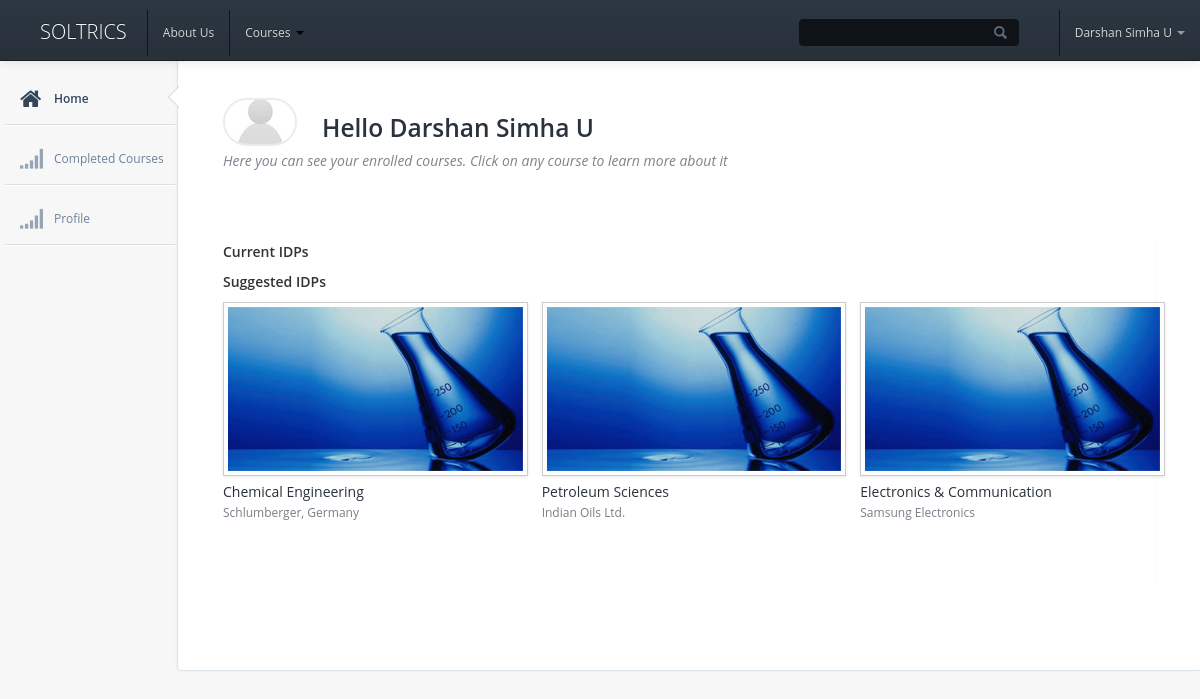
/dashboard.php (signed in), run on the app's committed database.
### tables this page shows
CREATE TABLE IF NOT EXISTS `users` (
  `uid` int(11) NOT NULL AUTO_INCREMENT,
  `email` varchar(50) NOT NULL,
  `password` varchar(50) NOT NULL,
  `active` tinyint(1) NOT NULL DEFAULT '0',
  `name` varchar(100) DEFAULT NULL,
  `college` varchar(100) DEFAULT NULL,
  `dob` date DEFAULT NULL,
  `phone` varchar(10) DEFAULT NULL,
  `fb` varchar(50) DEFAULT NULL,
  `ln` varchar(50) DEFAULT NULL,
  `image` varchar(100) DEFAULT 'img/def.jpg',
  `category` varchar(50) NOT NULL DEFAULT 'student',
  `interests` longtext,
  PRIMARY KEY (`uid`),
  UNIQUE KEY `email` (`email`),
  KEY `category` (`category`)
);

### dashboard.php (the view, shortened to what this page needs)
<?php
if(!isset($_SESSION['email'])){
header('Location:index.php');
}
else{
$email=$_SESSION['email'];
$sql="select * from users where email='$email'";
$result=mysql_query($sql)or die(mysql_error());
$row=mysql_fetch_assoc($result);
}
?>
<!DOCTYPE html>
<html>
<head>
    <link href="css/bootstrap/bootstrap.css" rel="stylesheet" />
    <link href="css/bootstrap/bootstrap-responsive.css" rel="stylesheet" />
    <link href="css/bootstrap/bootstrap-overrides.css" type="text/css" rel="stylesheet" />
    <link href="css/lib/jquery-ui-1.10.2.custom.css" rel="stylesheet" type="text/css" />
    <link href="css/lib/font-awesome.css" type="text/css" rel="stylesheet" />
    <link rel="stylesheet" type="text/css" href="css/layout.css">
    <link rel="stylesheet" type="text/css" href="css/elements.css">
    <link rel="stylesheet" type="text/css" href="css/icons.css">
    <link rel="stylesheet" href="css/compiled/index.css" type="text/css" media="screen" />
    <link rel="stylesheet" href="css/compiled/user-profile.css" type="text/css" media="screen" />
    <link rel="stylesheet" type="text/css" href="css/main.css">
</head>
<body>
    <div class="navbar navbar-inverse navbar-fixed-top">
        <div class="navbar-inner">
            <a class="brand" href="index.html">Soltrics</a>
            <ul class="nav">
            <li><a href="#">About Us </a></li>
            <li class="dropdown">
                <a href="#">
                    Courses
                    <b class="caret"></b>
                  </a>
            </li>
            </ul>
            <ul class="nav pull-right">
                <li class="hidden-phone">
                    <input class="search" type="text" />
                </li>
                <li class="dropdown">
                    <a href="#" class="dropdown-toggle hidden-phone" data-toggle="dropdown">
                         <?php echo $row['name'];  ?>
                        <b class="caret"></b>
                    </a>
                </li>
            </ul>
        </div>
    </div>
    <div id="sidebar-nav">
        <ul id="dashboard-menu">
            <li class="active">
                <div class="pointer">
                    <div class="arrow"></div>
                    <div class="arrow_border"></div>
                </div>
                <a href="dashboard.php">
                    <i class="icon-home"></i>
                    <span>Home</span>
                </a>
            </li>
            <li>
                <a href="editcourseinfo.php">
                    <i class="icon-signal"></i>
                    <span>Completed Courses</span>
                </a>
            </li>
             <li>
                <a href="createquiz.html">
                    <i class="icon-signal"></i>
                    <span>Profile</span>
                </a>
            </li>
        </ul>
    </div>
    <div class="content">
        <div class="container-fluid">
            <div id="pad-wrapper" class="user-profile">
                 <div class="row-fluid header">
                    <div class="span8">
                        <?php
						$image=$row['image'];
						echo "<img src=$image class='avatar img-circle'>";?>
                        <h3 class="name">Hello <?php echo $row['name']; ?></h3>
                        <span class="area">Here you can see your enrolled courses. Click on any course to learn more about it</span>
                    </div>
                </div>
            <div class="row-fluid profile">
                <div class="bio">
                <h6>Current IDPs </h6>
                <h6>Suggested IDPs</h6>
                    <div class="row-fluid" >
                        <div class="span4 card">
                            <a href="#">
                                <img src="img/course.jpg" class="img-polaroid">
                                <h5 style="line-height:2px">Chemical Engineering<br></h5>
                            <p>Schlumberger, Germany</p>
                            </a>
                        </div>
                        <div class="span4 card">
                            <a href="#">
                                <img src="img/course.jpg" class="img-polaroid">
                                <h5 style="line-height:2px">Petroleum Sciences</h5>
                                <p>Indian Oils Ltd.</p>
                            </a>
                        </div>
                        <div class="span4 card">
                            <a href="#">
                            <img src="img/course.jpg" class="img-polaroid">
                            <h5 style="line-height:2px">Electronics & Communication</h5>
                            <p>Samsung Electronics</p></a>
                        </div>
                    </div>
                </div>
            </div>
        </div>
        </div>
    </div>
</body>
</html>

### css/layout.css (style rules this page uses)
body { font-family: 'Open Sans', sans-serif; background-color: #f7f7f7; position: relative; margin: 0px; font-size: 12px; padding: 0px; }
h1,h2,h3,h4,h5 { margin: 0; line-height: 61px; color: #29323d; }
input.search { background: url("../img/lens.png") #fcfcfc no-repeat 95%; box-shadow: none; height: 19px; font-size: 13px; padding: 2px 6px; border:1px solid #d0dde9; margin: 0; border-radius: 2px; top: 11px; }
.header { margin-bottom: 60px; }
.header h1, .header h2, .header h3, .header h4, .header h5 { float: left; margin-top: 5px; }
.navbar-inverse input.search { background: url("../img/lens.png") #0f1217 no-repeat 95%; border: 1px solid #0f1217; position: relative; border-radius: 4px; top: 9px; padding: 3px 6px; color: #000; font-size: 13px; margin-right: 40px; -webkit-transition: all .3s linear; -moz-transition: all .3s linear; transition: all .3s linear; }
#sidebar-nav { position: absolute; width: 200px; float: left; margin: 0em; padding-top: 5.8em; }
#dashboard-menu { list-style: none; padding-right: 13px; padding-left: 0px; margin-bottom: 0; margin-left: 20px; }
#dashboard-menu > li > a { display: block; margin-right: -15px; margin-left: -15px; padding: 19px 14px 15px 14px; margin-bottom: 5px; border-bottom: 1px solid #dae1e8; box-shadow: 0 2px 1px -1px #FFFFFF; color: rgb(110, 130, 155); outline: 0px; width: 88%; }
#dashboard-menu > li { position: relative; }
#dashboard-menu > li i { font-size: 23px; top: 17px; }
#dashboard-menu .pointer { position: absolute; right: 9px; top: 20px; }
#dashboard-menu .pointer .arrow, #dashboard-menu .pointer .arrow_border { border-color: transparent #fff transparent transparent; border-width: 11px; border-style: solid; font-size: 0; left: 50%; line-height: 0; margin: 0 auto; position: absolute; top: 0; width: 0; z-index: 1002; left: 0; margin-left: 45%; }
#dashboard-menu .pointer .arrow_border { border-color: transparent rgb(192, 210, 221) transparent transparent; border-width: 11px; margin-left: -1px; border-style: solid; z-index: 1001; top: 0px; }
#dashboard-menu a span { margin-left: 35px; transition: color .1s linear; -moz-transition: color .1s linear; -webkit-transition: color .1s linear; -o-transition: color .1s linear; }
#dashboard-menu a i { position: absolute; left: 0; height: 24px; width: 24px; opacity: 0.7; transition: opacity .1s ease; -moz-transition: opacity .1s ease; -webkit-transition: opacity .1s ease; -o-transition: opacity .1s ease; }
#dashboard-menu > li.active > a, #dashboard-menu > li > a:hover { color: rgba(51, 69, 90, 1); text-decoration: none; }
#dashboard-menu > li.active a { font-weight: 600; text-shadow: 1px 1px 1px #fff; }
#dashboard-menu > li.active i { opacity: 1; }
#pad-wrapper { padding: 0px 25px; margin-top: 55px; }
.content { min-width: 400px; min-height: 620px; margin-bottom: 100px; padding-bottom: 50px; overflow: hidden; position: relative; background: #fff; margin-left: 177px; border-left: 1px solid #dae3e9; border-bottom: 1px solid #dae3e9; box-shadow: -3px 3px 3px -2px #f1f1f3; border-radius: 0px 0px 0px 5px; }

### css/compiled/user-profile.css (style rules this page uses)
.user-profile .header .avatar { float: left; margin-right: 25px; border: 2px solid #e9ecee; position: relative; top: 3px; }
.user-profile .header .name { font-weight: 600; margin: 20px 0 8px 0; line-height: 26px; margin-bottom: 10px; float: none; }
.user-profile .header span.area { color: #7d848c; font-style: italic; font-size: 14px; }
.user-profile .profile .bio { box-shadow: 4px 0px 3px -1px rgba(226, 226, 226, 0.1); }
.user-profile .profile .bio h6 { font-weight: 600; font-size: 14px; }
.user-profile .profile .bio p { color: #777e86; }

### css/main.css (style rules this page uses)
.navbar-inner { padding-top: 10px; height:50px; }
.card { margin-bottom: 30px; height:250px; }
.navbar-fixed-top .navbar-inner { padding-left: 40px; }
#pad-wrapper { padding-top: 40px; }
.card h1, h2, h3, h4, h5 { margin-top:15px; }
.card p { margin-top:10px; }
h4,h5 { line-height:1.5 }
h1,h2,h3 { line-height:1.2; }
#dashboard-menu .pointer { position: absolute; right: 29px; top: 16px; }
#sidebar-nav { position: absolute; width: 200px; float: left; margin: 0em; padding-top: 5.8em; }

### data on the page
users: name "Darshan Simha U", image (picture)
